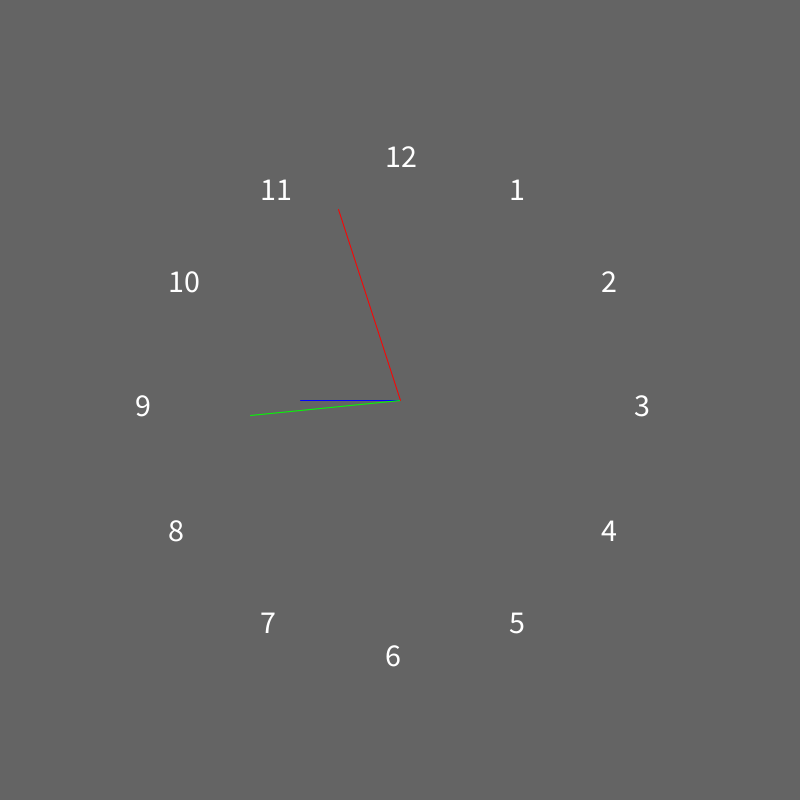
Frame 1 (no input)
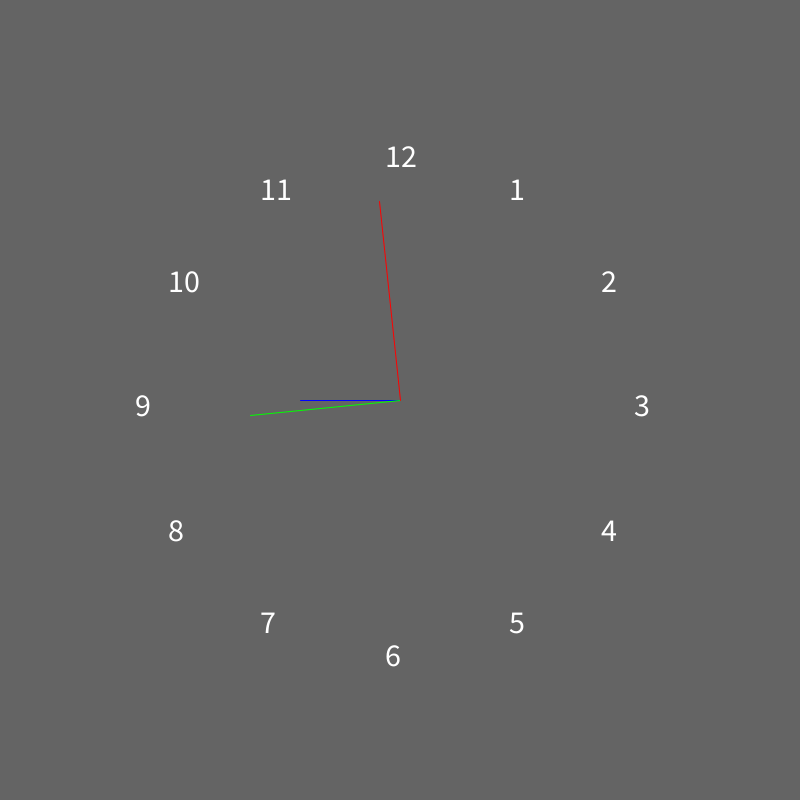
Frame 60 (the mouse pressed at the canvas centre just before this capture)
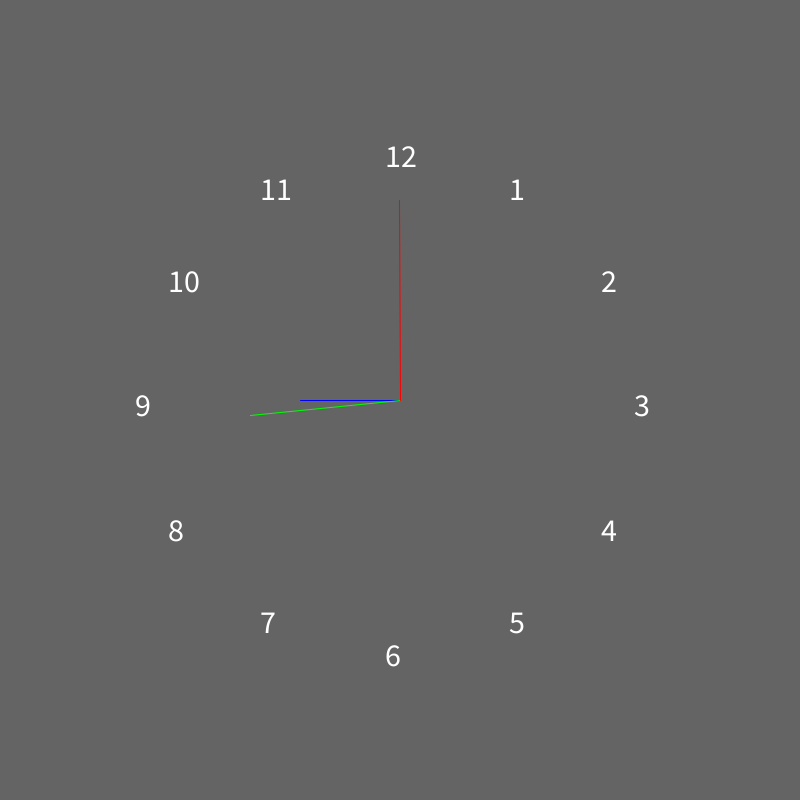
Frame 120 (the mouse held since frame 60 and released just before this capture)

The Processing sketch that drew these frames (run headless with seeded random() and noise(); from frame 60 on, the mouse is pressed at the canvas centre):

// Processing sketch: clock
// ── clock.pde
final int SCALAR = 10;
final int BAR_HEIGHT = 50;
int bgColor = 255;
int textColor = 50;
Hour hour;
Minute minute;
Second second;

void setup(){
  size(800, 800);
  textSize(32);
  
  hour = new Hour();
  minute = new Minute();
  second = new Second();
  
  hour.updateTime();
  minute.updateTime();
  second.updateTime();
}

void draw(){  
  background(bgColor);
  
  translate(width/2, height/2);
  
  for(int i = 0; i < 12; i++){
    float x = 250 * cos((float)((Math.PI / 6) * i));
    float y = 250 * sin((float)((Math.PI / 6) * i));
    
    int textString = (i+3) % 12;
    if(textString == 0)
      textString = 12;
    
    text(textString, x - 16, y + 16);
  }
  
  rotate(radians(-90));
 
  second.updateTime();
  
  hour.showTime();
  minute.showTime();
  second.showTime();
}

// ── hour.pde
class Hour {

  float r = 100;
  float theta = 0;
  float x;
  float y;
  String text;
  color barColor = color(0, 0, 255);
  int currentTime;
  int SCALAR = width / 12;
  int yShift = 0;

  Hour() {
    currentTime = hour();
  }

  void updateTime() {
    currentTime = hour();
    
    if(hour() >= 12){
      bgColor = 100;
    }
    
    currentTime = currentTime % 12;
    
    print(currentTime);
    
    theta = (float)(Math.PI / 6) * currentTime;
    
    x = r * cos(theta);
    y = r * sin(theta);
  }

  void showTime() {
    stroke(barColor);
    line(x, y, 0, 0);
  }
}

// ── minute.pde
class Minute extends Hour {
  
  float r = 150;
  
  Minute() {
    currentTime = minute();
    
    barColor = color(0, 255, 0);
    
    theta = (float)(Math.PI / 30) * currentTime;
    
    x = r * cos(theta);
    y = r * sin(theta);
    
    println("minute: " + currentTime);
  }

  void updateTime() {
    currentTime = minute();
    
    if(currentTime == 0){
      hour.updateTime();
    }
  }
}

// ── second.pde
class Second extends Minute {
  
  float r = 200;
  
  Second() {
    currentTime = second();
    
    barColor = color(255, 0, 0);
  }

  void updateTime() {
    currentTime = second();
    
    theta = (float)(Math.PI / 30) * currentTime;
    
    x = r * cos(theta);
    y = r * sin(theta);
    
    println("second: " + currentTime);
    
    if(currentTime == 0){
      minute.updateTime();
    }
  }
}
